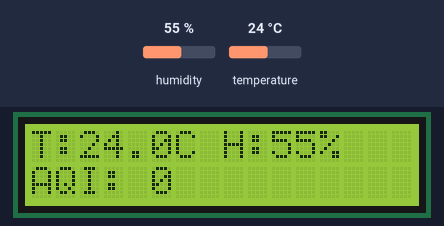
Bench run of a sketch on a simulated ESP32. On the bench: 16×2 character LCD. Inputs (shaded band) come from the test bench; at power-on: humidity 55 %, temperature 24 °C. WiFi joins after 1.5 s; servers stay silent unless stated.

Above: at 20.1 s.
At 26.5 s:
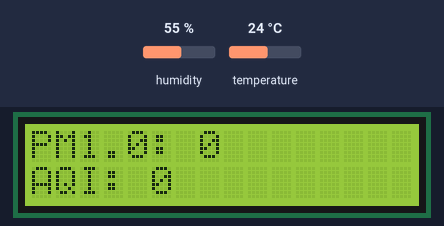
26.6 s: humidity set to 22 %
At 40.9 s:
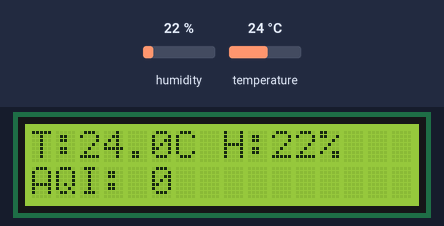
Timing chart, 0 to 42.4 s (numbered marks = the images above; inputs shaded):
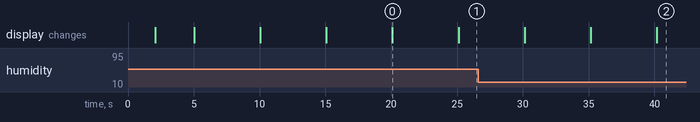

The sketch:

main.ino
```cpp
#include <WiFi.h>
#include <ThingSpeak.h>
#include <LiquidCrystal_I2C.h>
#include <Wire.h>
#include <Adafruit_AHT10.h>

/* ================== WiFi Settings ================== */
const char* ssid = "";
const char* password = "";

/* ================= ThingSpeak Settings ============== */
unsigned long channelID = 0;
const char* writeAPIKey = "";

/* ================= PMS7003 Settings ================= */
#define PMS_RX 16
#define PMS_TX 17
HardwareSerial pmsSerial(2);
WiFiClient client;
uint8_t buffer[32];

/* ================= AHT10 ================= */
Adafruit_AHT10 aht;

/* ================= LCD ================= */
LiquidCrystal_I2C lcd(0x27, 16, 2);

/* ================= Watchdog ================= */
unsigned long lastHealthyTime = 0;
#define AUTO_RESET_TIMEOUT 60000UL

/* ================= WiFi Reconnect ================= */
unsigned long lastWiFiCheck = 0;
const unsigned long wifiCheckInterval = 10000;

/* ================= LCD Rotation ================= */
unsigned long lastLCDUpdate = 0;
uint8_t lcdPage = 0;   // 0=PM1, 1=PM2.5, 2=PM10, 3=Temp/Hum

/* ================= PMS7003 Read ================= */

bool readPMSdata() {
  if (pmsSerial.available() < 32) return false;

  while (pmsSerial.available() && pmsSerial.read() != 0x42);
  if (pmsSerial.read() != 0x4D) return false;

  buffer[0] = 0x42;
  buffer[1] = 0x4D;

  for (int i = 2; i < 32; i++) {
    buffer[i] = pmsSerial.read();
  }

  uint16_t sum = 0;
  for (int i = 0; i < 30; i++) sum += buffer[i];

  uint16_t checksum = (buffer[30] << 8) | buffer[31];
  return (sum == checksum);
}

uint16_t getValue(int index) {
  return (buffer[index] << 8) | buffer[index + 1];
}

/* ================= AQI ================= */

int calcAQI(float C, float Cl, float Ch, int Il, int Ih) {
  return (int)((Ih - Il) * (C - Cl) / (Ch - Cl) + Il);
}

int AQI_PM25(float pm25) {
  if (pm25 <= 12.0)   return calcAQI(pm25, 0.0, 12.0, 0, 50);
  if (pm25 <= 35.4)   return calcAQI(pm25, 12.1, 35.4, 51, 100);
  if (pm25 <= 55.4)   return calcAQI(pm25, 35.5, 55.4, 101, 150);
  if (pm25 <= 150.4)  return calcAQI(pm25, 55.5, 150.4, 151, 200);
  if (pm25 <= 250.4)  return calcAQI(pm25, 150.5, 250.4, 201, 300);
  if (pm25 <= 350.4)  return calcAQI(pm25, 250.5, 350.4, 301, 400);
  return calcAQI(pm25, 350.5, 500.4, 401, 500);
}

int AQI_PM10(float pm10) {
  if (pm10 <= 54)    return calcAQI(pm10, 0, 54, 0, 50);
  if (pm10 <= 154)   return calcAQI(pm10, 55, 154, 51, 100);
  if (pm10 <= 254)   return calcAQI(pm10, 155, 254, 101, 150);
  if (pm10 <= 354)   return calcAQI(pm10, 255, 354, 151, 200);
  if (pm10 <= 424)   return calcAQI(pm10, 355, 424, 201, 300);
  if (pm10 <= 504)   return calcAQI(pm10, 425, 504, 301, 400);
  return calcAQI(pm10, 505, 604, 401, 500);
}

/* ================= WiFi Helper ================= */

void ensureWiFiConnected() {
  if (WiFi.status() == WL_CONNECTED) return;

  WiFi.disconnect();
  WiFi.begin(ssid, password);

  unsigned long start = millis();
  while (WiFi.status() != WL_CONNECTED && millis() - start < 30000) {
    delay(500);
  }

  if (WiFi.status() != WL_CONNECTED) ESP.restart();
}

/* ================= Setup ================= */

void setup() {
  Serial.begin(115200);
  pmsSerial.begin(9600, SERIAL_8N1, PMS_RX, PMS_TX);

  Wire.begin();   // I2C start

  if (!aht.begin()) {
    Serial.println("AHT10 not found!");
    while (1);
  }

  lcd.init();
  lcd.backlight();
  lcd.print("Air Quality");
  delay(2000);
  lcd.clear();

  WiFi.mode(WIFI_STA);
  WiFi.setAutoReconnect(true);
  WiFi.begin(ssid, password);

  while (WiFi.status() != WL_CONNECTED) delay(500);

  ThingSpeak.begin(client);
  lastHealthyTime = millis();
}

/* ================= Loop ================= */

void loop() {

  if (millis() - lastHealthyTime > AUTO_RESET_TIMEOUT) ESP.restart();

  if (millis() - lastWiFiCheck > wifiCheckInterval) {
    lastWiFiCheck = millis();
    ensureWiFiConnected();
  }

  static uint16_t pm1 = 0, pm25 = 0, pm10 = 0;
  static int aqi = 0;
  static float temperature = 0;
  static float humidity = 0;

  /* ===== Read PMS ===== */
  if (readPMSdata()) {
    pm1  = getValue(10);
    pm25 = getValue(12);
    pm10 = getValue(14);
    aqi  = max(AQI_PM25(pm25), AQI_PM10(pm10));
    lastHealthyTime = millis();
  }

  /* ===== Read AHT10 ===== */
  sensors_event_t hum, temp;
  aht.getEvent(&hum, &temp);
  temperature = temp.temperature;
  humidity = hum.relative_humidity;

  /* ===== LCD ROTATION ===== */
  if (millis() - lastLCDUpdate > 5000) {
    lastLCDUpdate = millis();
    lcd.clear();

    lcd.setCursor(0, 0);
    if (lcdPage == 0) {
      lcd.print("PM1.0: "); lcd.print(pm1);
    } else if (lcdPage == 1) {
      lcd.print("PM2.5: "); lcd.print(pm25);
    } else if (lcdPage == 2) {
      lcd.print("PM10: "); lcd.print(pm10);
    } else {
      lcd.print("T:");
      lcd.print(temperature,1);
      lcd.print("C H:");
      lcd.print(humidity,0);
      lcd.print("%");
    }

    lcd.setCursor(0, 1);
    lcd.print("AQI: ");
    lcd.print(aqi);

    lcdPage = (lcdPage + 1) % 4;
  }

  /* ===== ThingSpeak Upload ===== */
  static unsigned long lastUpload = 0;
  if (millis() - lastUpload > 20000 && WiFi.status() == WL_CONNECTED) {
    lastUpload = millis();

    ThingSpeak.setField(1, pm1);
    ThingSpeak.setField(2, pm25);
    ThingSpeak.setField(3, pm10);
    ThingSpeak.setField(4, aqi);
    ThingSpeak.setField(5, temperature);
    ThingSpeak.setField(6, humidity);

    ThingSpeak.writeFields(channelID, writeAPIKey);
  }
}
```

Measured:
- what the display in image 0 shows lasts 5.0 s, from 20.1 s to 25.1 s
